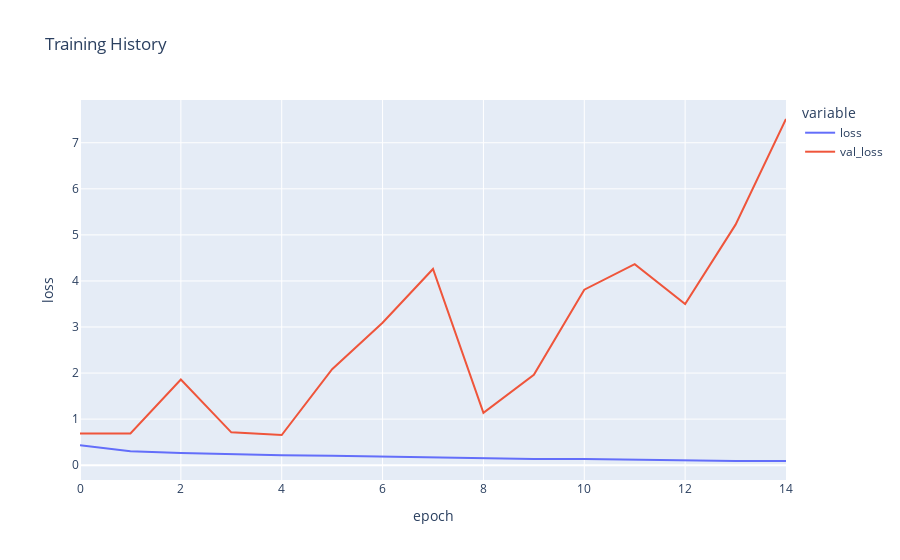

Write notebook code for a chart like this one.
### Code cell
fig = px.line(
    history_gender.history, y=['loss', 'val_loss'],
    labels={'index': 'epoch', 'value': 'loss'}, 
    title='Training History')
fig.show()

### Figure 1 — Plotly figure (JSON) as saved in the notebook; plotly's stock layout.template omitted (floating-point values rounded to 4 significant figures)
{"data": [{"hovertemplate": "variable=loss<br>epoch=%{x}<br>loss=%{y}<extra></extra>", "legendgroup": "loss", "line": {"color": "#636efa", "dash": "solid"}, "marker": {"symbol": "circle"}, "mode": "lines", "name": "loss", "orientation": "v", "showlegend": true, "type": "scatter", "x": [0, 1, 2, 3, 4, 5, 6, 7, 8, 9, 10, 11, 12, 13, 14], "xaxis": "x", "y": [0.4332, 0.3037, 0.2642, 0.2371, 0.2165, 0.2025, 0.1836, 0.1653, 0.1497, 0.1349, 0.1349, 0.1171, 0.09659, 0.09201, 0.0907], "yaxis": "y"}, {"hovertemplate": "variable=val_loss<br>epoch=%{x}<br>loss=%{y}<extra></extra>", "legendgroup": "val_loss", "line": {"color": "#EF553B", "dash": "solid"}, "marker": {"symbol": "circle"}, "mode": "lines", "name": "val_loss", "orientation": "v", "showlegend": true, "type": "scatter", "x": [0, 1, 2, 3, 4, 5, 6, 7, 8, 9, 10, 11, 12, 13, 14], "xaxis": "x", "y": [0.6895, 0.687, 1.861, 0.7125, 0.6542, 2.085, 3.092, 4.259, 1.137, 1.963, 3.811, 4.363, 3.497, 5.222, 7.516], "yaxis": "y"}], "layout": {"legend": {"title": {"text": "variable"}, "tracegroupgap": 0}, "title": {"text": "Training History"}, "xaxis": {"anchor": "y", "domain": [0, 1], "title": {"text": "epoch"}}, "yaxis": {"anchor": "x", "domain": [0, 1], "title": {"text": "loss"}}}}
